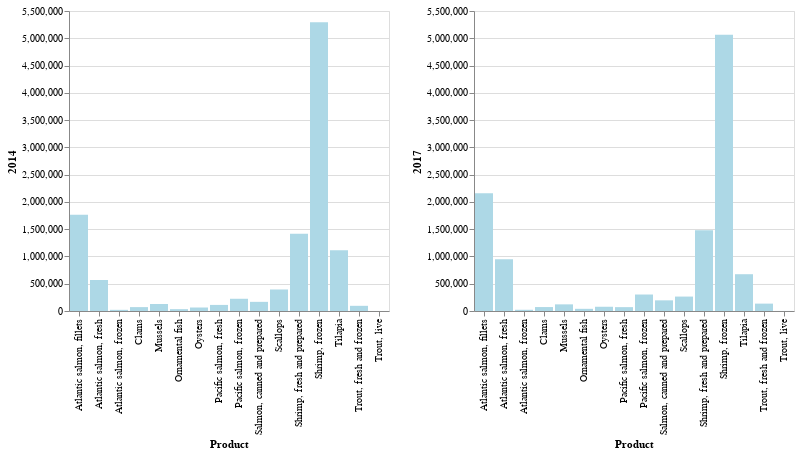

This figure's notebook cell:
### Markdown cell above
Here is a different way of putting two visualisations together, adding them side by side rather than on the same axes.

### Code cell
# This code creates two separate bar charts using the fish DataFrame. The first chart, 'left',
# is a bar chart that maps the 'Product' column to the x-axis and the '2014' column to the y-axis,
# with bars colored in light blue. The second chart, 'right', is similar but maps the '2017' column
# to the y-axis instead. The alt.hconcat(left, right) function horizontally concatenates these two
# charts, placing them side by side for easy comparison of product values between 2014 and 2017.
left = alt.Chart(fish).mark_bar(color='lightblue').encode(
    x='Product',
    y='2014',
)
right = alt.Chart(fish).mark_bar(color='lightblue').encode(
    x='Product',
    y='2017',
)
# It's also possible to stack the visualisations vertically rather than horizontally with alt.vconcat()
alt.hconcat(left, right)

### Figure 1 — Vega-Lite specification as saved in the notebook (floating-point values rounded to 4 significant figures)
{"config": {"view": {"continuousWidth": 300, "continuousHeight": 300}}, "hconcat": [{"mark": {"type": "bar", "color": "lightblue"}, "encoding": {"x": {"field": "Product", "type": "nominal"}, "y": {"field": "2014", "type": "quantitative"}}}, {"mark": {"type": "bar", "color": "lightblue"}, "encoding": {"x": {"field": "Product", "type": "nominal"}, "y": {"field": "2017", "type": "quantitative"}}}], "data": {"name": "data-f541a6179af65bc43b7b60bcdd80dcb9"}, "$schema": "https://vega.github.io/schema/vega-lite/v5.8.0.json", "datasets": {"data-f541a6179af65bc43b7b60bcdd80dcb9": [{"Product": "Trout, fresh and frozen", "2014": 95010.0, "2015": 104800.0, "2016": 121000.0, "2017": 135200.0, "2018": 164700.0}, {"Product": "Atlantic salmon, fresh", "2014": 568900.0, "2015": 658800.0, "2016": 842600.0, "2017": 948900.0, "2018": 1036000.0}, {"Product": "Pacific salmon, fresh ", "2014": 111500.0, "2015": 69980.0, "2016": 80010.0, "2017": 70730.0, "2018": 90320.0}, {"Product": "Atlantic salmon, frozen", "2014": 21460.0, "2015": 16360.0, "2016": 24230.0, "2017": 22490.0, "2018": 20200.0}, {"Product": "Pacific salmon, frozen ", "2014": 224300.0, "2015": 239000.0, "2016": 246200.0, "2017": 302300.0, "2018": 360700.0}, {"Product": "Atlantic salmon, fillets", "2014": 1767000.0, "2015": 1503000.0, "2016": 1795000.0, "2017": 2160000.0, "2018": 2369000.0}, {"Product": "Salmon, canned and prepared ", "2014": 167800.0, "2015": 175400.0, "2016": 166500.0, "2017": 195400.0, "2018": 198000.0}, {"Product": "Tilapia ", "2014": 1114000.0, "2015": 980700.0, "2016": 754800.0, "2017": 674500.0, "2018": 686900.0}, {"Product": "Shrimp, frozen", "2014": 5293000.0, "2015": 4151000.0, "2016": 4458000.0, "2017": 5064000.0, "2018": 4728000.0}, {"Product": "Shrimp, fresh and prepared ", "2014": 1415000.0, "2015": 1284000.0, "2016": 1246000.0, "2017": 1480000.0, "2018": 1509000.0}, {"Product": "Oysters ", "2014": 64190.0, "2015": 72020.0, "2016": 74460.0, "2017": 77820.0, "2018": 87710.0}, {"Product": "Mussels ", "2014": 128400.0, "2015": 114300.0, "2016": 119900.0, "2017": 121800.0, "2018": 102700.0}, {"Product": "Clams ", "2014": 71340.0, "2015": 71410.0, "2016": 73060.0, "2017": 72420.0, "2018": 79220.0}, {"Product": "Scallops ", "2014": 394400.0, "2015": 350200.0, "2016": 328500.0, "2017": 264500.0, "2018": 243600.0}, {"Product": "Trout, live", "2014": 800.3, "2015": 1054.0, "2016": 1082.0, "2017": 1152.0, "2018": 1635.0}, {"Product": "Ornamental fish", "2014": 33730.0, "2015": 33780.0, "2016": 38790.0, "2017": 40050.0, "2018": 45250.0}]}}
